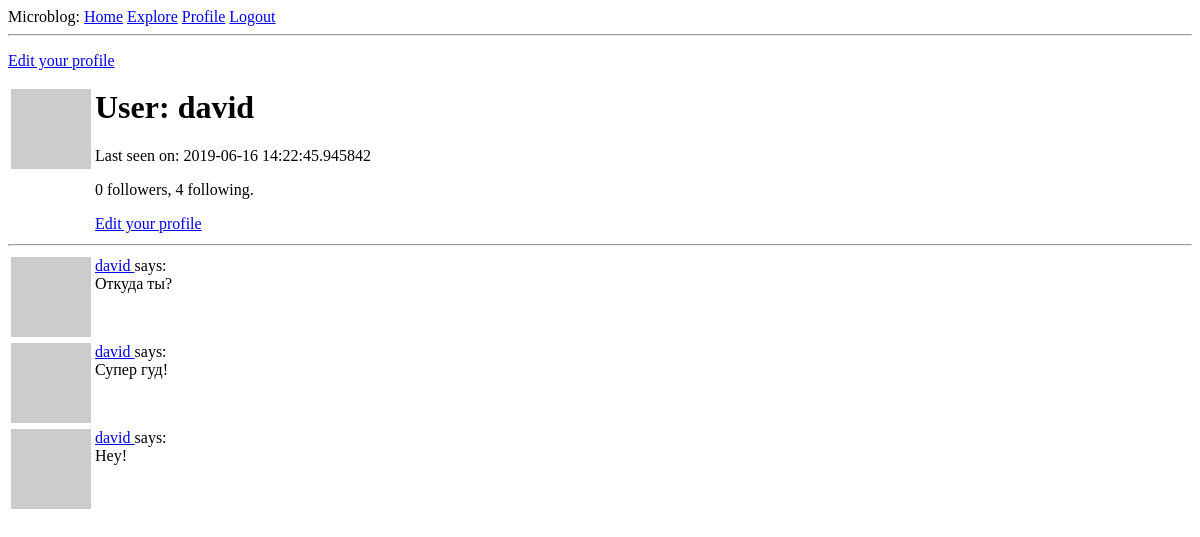
Page /user/david (signed in) on the earlier database version.
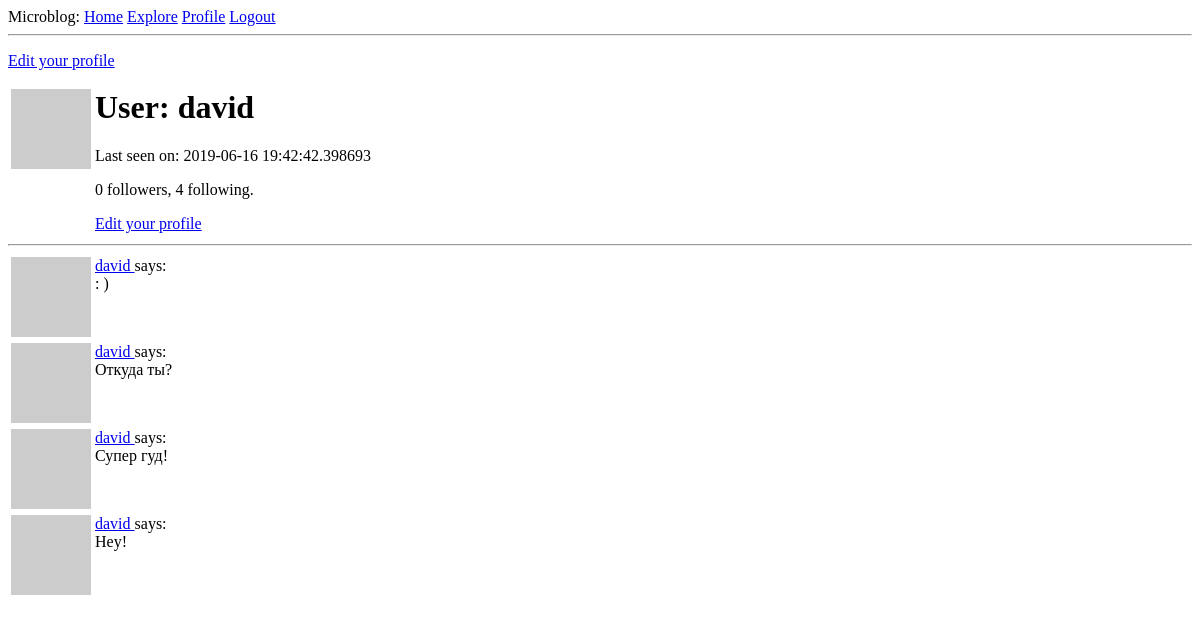
Same page on the later database version.
### app/models.py (models this page shows, shortened)
class User(UserMixin, db.Model):
    id = db.Column(db.Integer, primary_key=True)
    username = db.Column(db.String(64), index=True, unique=True)
    email = db.Column(db.String(120), index=True, unique=True)
    password_hash = db.Column(db.String(128))
    posts = db.relationship('Post', backref='author', lazy='dynamic')
    followed = db.relationship(
    'User', secondary=followers,
    primaryjoin=(followers.c.follower_id == id),
    secondaryjoin=(followers.c.followed_id == id),
    backref=db.backref('followers', lazy='dynamic'), lazy='dynamic')
    def avatar(self, size):
        digest = md5(self.email.lower().encode('utf-8')).hexdigest()
        return 'https://www.gravatar.com/avatar/{}?d=identicon&s={}'.format(
            digest, size)
    about_me = db.Column(db.String(140))
    last_seen = db.Column(db.DateTime, default=datetime.utcnow)

class Post(db.Model):
    id = db.Column(db.Integer, primary_key=True)
    body = db.Column(db.String(140))
    timestamp = db.Column(db.DateTime, index=True, default=datetime.utcnow)
    user_id = db.Column(db.Integer, db.ForeignKey('user.id'))

### app/routes.py (the view)
@app.route('/user/<username>')
@login_required
def user(username):
    user = User.query.filter_by(username=username).first_or_404()
    page = request.args.get('page', 1, type=int)
    posts = user.posts.order_by(Post.timestamp.desc()).paginate(
        page, app.config['POSTS_PER_PAGE'], False)
    next_url = url_for('user', username=user.username, page=posts.next_num) \
        if posts.has_next else None
    prev_url = url_for('user', username=user.username, page=posts.prev_num) \
        if posts.has_prev else None
    return render_template('user.html', user=user, posts=posts.items,
                           next_url=next_url, prev_url=prev_url)

### app/models.py (called while the page is built)
@login.user_loader
def load_user(id):
    return User.query.get(int(id))

### app/routes.py (called while the page is built)
@app.before_request
def before_request():
    if current_user.is_authenticated:
        current_user.last_seen = datetime.utcnow()
        db.session.commit()

### app/templates/user.html (shortened to what this page needs)
{% extends "base.html" %}
{% block content %}
    <table>
        <tr valign="top">
            <td><img src="{{ user.avatar(128) }}"></td>
            <td>
                <h1>User: {{ user.username }}</h1>
                {% if user.last_seen %}<p>Last seen on: {{ user.last_seen }}</p>{% endif %}
                <p>{{ user.followers.count() }} followers, {{ user.followed.count() }} following.</p>
                {% if user == current_user %}
                <p><a href="{{ url_for('edit_profile') }}">Edit your profile</a></p>
                {% elif not current_user.is_following(user) %}
                <p><a href="{{ url_for('follow', username=user.username) }}">Follow</a></p>
                {% else %}
                <p><a href="{{ url_for('unfollow', username=user.username) }}">Unfollow</a></p>
                {% endif %}
            </td>
        </tr>
            {% if user == current_user %}
            <p><a href="{{ url_for('edit_profile') }}">Edit your profile</a></p>
            {% endif %}
    </table>
    <hr>
    {% for post in posts %}
        {% include 'post.html' %}
    {% endfor %}
{% endblock %}

### app/templates/post.html
<table>
    <tr valign="top">
        <td><img src="{{ post.author.avatar(36) }}"></td>
        <td>
            <a href="{{ url_for('user', username=post.author.username) }}">
                {{ post.author.username }}
            </a>
            says:<br>{{ post.body }}
        </td>
    </tr>
</table>

Differences in the rows shown:
changed User "david": last_seen "2019-06-16 14:22:45.945842" → "2019-06-16 19:42:42.398693"
added Post: author.username "david", body ": )"
